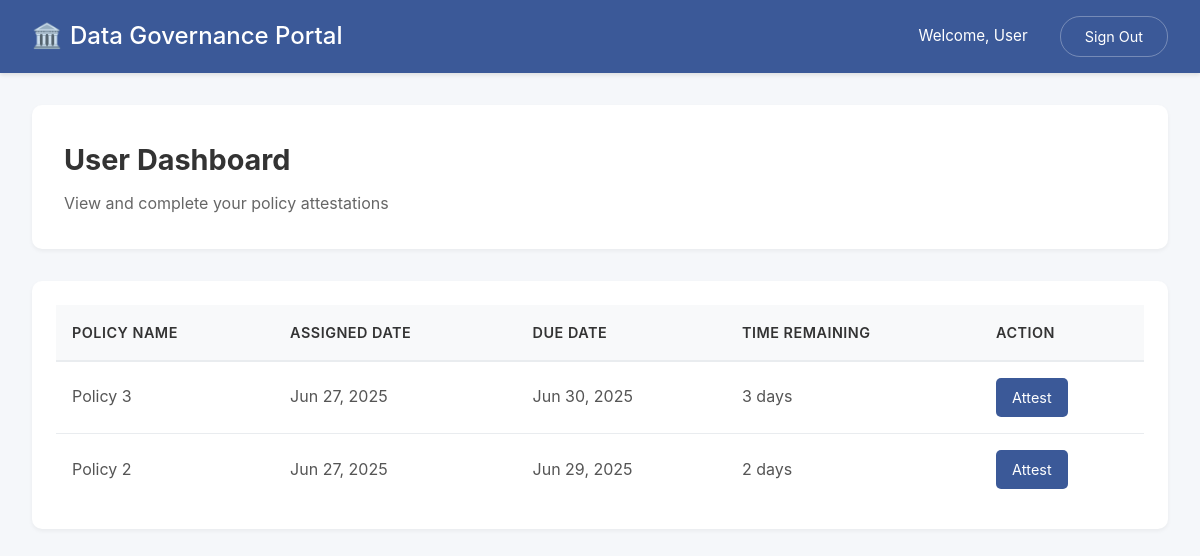
/user/dashboard (signed in), run on the app's committed database.
### tables this page shows
CREATE TABLE users(
        uuid TEXT UNIQUE NOT NULL PRIMARY KEY,
        email TEXT UNIQUE NOT NULL,
        password_hash TEXT NOT NULL,
        name TEXT NOT NULL,
        is_admin INTEGER NOT NULL DEFAULT 0
        );

CREATE TABLE assignments(
        uuid TEXT UNIQUE NOT NULL PRIMARY KEY,
        user TEXT NOT NULL,
        policy TEXT NOT NULL,
        assigned_at INTEGER,
        timeframe_seconds INTEGER,
        completed_at INTEGER,
        FOREIGN KEY (user) REFERENCES users(uuid) ON DELETE CASCADE ON UPDATE CASCADE,
        FOREIGN KEY (policy) REFERENCES policies(uuid) ON DELETE CASCADE ON UPDATE CASCADE
        );

CREATE TABLE policies(
        uuid TEXT UNIQUE NOT NULL PRIMARY KEY,
        name TEXT UNIQUE NOT NULL,
        description TEXT,
        pdf_link TEXT
        );

### user.py (the view)
@user.route('/dashboard', methods=['GET'])
@login_required
def dashboard():
    user_pending_assignments = read_get_user_pending_assignments(session['user']['uuid'])
    return render_template('user/dashboard.html',
                         user_pending_assignments=user_pending_assignments["data"],
                         now=int(time()))

### app.py (called while the page is built)
@app.template_filter('timestamp_to_date')
def timestamp_to_date(timestamp):
    if timestamp:
        try:
            dt = datetime.fromtimestamp(timestamp)
            return dt.strftime('%b %d, %Y')
        except (ValueError, TypeError):
            return 'Invalid Date'
    return 'N/A'

### auth.py (called while the page is built)
def login_required(f):
    @wraps(f)
    def wrap(*args, **kwargs):
        if session:
            return f(*args, **kwargs)
        else:
            print("401: User is not logged in.")
            return redirect(url_for('login'))
    return wrap

### db.py (called while the page is built, shortened)
def get_conn_curs():
    conn = sqlite3.connect(DATABASE)
    conn.row_factory = sqlite3.Row
    curs = conn.cursor()
    curs.execute("PRAGMA foreign_keys = ON")
    return conn, curs

def commit_close(conn, curs):
    conn.commit()
    curs.close()
    conn.close()

def get_user_pending_assignments(uuid):
    conn, curs = get_conn_curs()
    curs.execute('SELECT * FROM users WHERE uuid = ?', (uuid,))
    user = curs.fetchone()
    curs.execute("""
        SELECT a.*, p.name as policy_name
        FROM assignments a
        JOIN policies p ON a.policy = p.uuid
        WHERE a.user = ? AND a.completed_at IS NULL
    """, (uuid,))
    assignments = curs.fetchall()
    commit_close(conn, curs)
    return {
        "status": "200",
        "message": "Assignments found successfully",
        "data": assignments
        }

### templates/user/dashboard.html (shortened to what this page needs)
{% extends "base.html" %}
{% block content %}
<div class="dashboard-header">
    <h2>User Dashboard</h2>
    <p>View and complete your policy attestations</p>
</div>
<div class="table-container">
    {% if user_pending_assignments %}
    <table class="data-table">
        <thead>
            <tr>
                <th>Policy Name</th>
                <th>Assigned Date</th>
                <th>Due Date</th>
                <th>Time Remaining</th>
                <th>Action</th>
            </tr>
        </thead>
        <tbody>
            {% for assignment in user_pending_assignments %}
            <tr>
                <td>{{ assignment["policy_name"] }}</td>
                <td>{{ assignment["assigned_at"] | timestamp_to_date }}</td>
                <td>{{ (assignment["assigned_at"] + assignment["timeframe_seconds"]) | timestamp_to_date }}</td>
                <td>
                    {% set time_left = (assignment["assigned_at"] + assignment["timeframe_seconds"]) - now %}
                    {% if time_left > 0 %}
                        {{ (time_left / 86400) | round | int }} days
                    {% else %}
                        <span style="color: #dc3545;">Overdue</span>
                    {% endif %}
                </td>
                <td>
                    <a href="{{ url_for('user.attest', assignment_uuid=assignment['uuid']) }}" class="btn btn-action">
                        Attest
                    </a>
                </td>
            </tr>
            {% endfor %}
        </tbody>
    </table>
    {% else %}
    <div class="empty-state">
        <div class="empty-state-icon">📋</div>
        <p class="empty-state-text">No pending attestations at this time.</p>
    </div>
    {% endif %}
</div>
{% endblock %}

### templates/base.html (shortened to what this page needs)
<!DOCTYPE html>
<html lang="en">
<head>
    <link rel="stylesheet" href="{{ url_for('static', filename='styles.css') }}">
</head>
<body>
    {% if session.get('user') %}
    <header class="header">
        <div class="header-content">
            <div class="header-left">
                <span class="header-icon">🏛️</span>
                <h1>Data Governance Portal</h1>
            </div>
            <div class="header-right">
                <span class="welcome-text">Welcome, {{ session['user']['name'] }}</span>
                <a href="{{ url_for('login') }}" class="sign-out-btn">Sign Out</a>
            </div>
        </div>
    </header>
    {% endif %}
    <main class="main-content">
        {% block content %}{% endblock %}
    </main>
</body>
</html>

### static/styles.css (style rules this page uses)
* { margin: 0; padding: 0; box-sizing: border-box; }
body { font-family: -apple-system, BlinkMacSystemFont, "Segoe UI", Roboto, "Helvetica Neue", Arial, sans-serif; background-color: #f5f7fa; color: #333; line-height: 1.6; min-height: 100vh; display: flex; flex-direction: column; }
.header { background-color: #3b5998; color: white; padding: 1rem 0; box-shadow: 0 2px 4px rgba(0,0,0,0.1); }
.header-content { max-width: 1200px; margin: 0 auto; padding: 0 2rem; display: flex; justify-content: space-between; align-items: center; }
.header-left { display: flex; align-items: center; gap: 0.5rem; }
.header-icon { font-size: 1.5rem; }
.header h1 { font-size: 1.5rem; font-weight: 500; }
.header-right { display: flex; align-items: center; gap: 2rem; }
.welcome-text { font-size: 0.95rem; }
.sign-out-btn { background-color: transparent; color: white; border: 1px solid rgba(255,255,255,0.3); padding: 0.5rem 1.5rem; border-radius: 20px; text-decoration: none; transition: all 0.3s ease; font-size: 0.9rem; }
.main-content { flex: 1; max-width: 1200px; width: 100%; margin: 0 auto; padding: 2rem; }
.dashboard-header { background-color: white; padding: 2rem; border-radius: 10px; margin-bottom: 2rem; box-shadow: 0 2px 4px rgba(0,0,0,0.05); }
.dashboard-header h2 { color: #333; font-size: 1.8rem; margin-bottom: 0.5rem; }
.dashboard-header p { color: #666; font-size: 1rem; }
.table-container { background-color: white; border-radius: 10px; padding: 1.5rem; box-shadow: 0 2px 4px rgba(0,0,0,0.05); overflow-x: auto; }
.data-table { width: 100%; border-collapse: collapse; }
.data-table th { background-color: #f8f9fa; color: #333; font-weight: 600; text-align: left; padding: 1rem; border-bottom: 2px solid #e9ecef; font-size: 0.9rem; text-transform: uppercase; letter-spacing: 0.5px; }
.data-table td { padding: 1rem; border-bottom: 1px solid #e9ecef; color: #555; }
.data-table tr:last-child td { border-bottom: none; }
.btn { padding: 0.5rem 1rem; border-radius: 5px; text-decoration: none; font-size: 0.9rem; cursor: pointer; transition: all 0.3s ease; border: none; display: inline-block; text-align: center; }
.btn-action { background-color: #3b5998; color: white; }

### data on the page
users: user.name "User"
assignments: policy_name "Policy 3", assigned_at "Jun 27, 2025", assigned_at+timeframe_seconds "Jun 30, 2025"
assignments: policy_name "Policy 2", assigned_at "Jun 27, 2025", assigned_at+timeframe_seconds "Jun 29, 2025"
